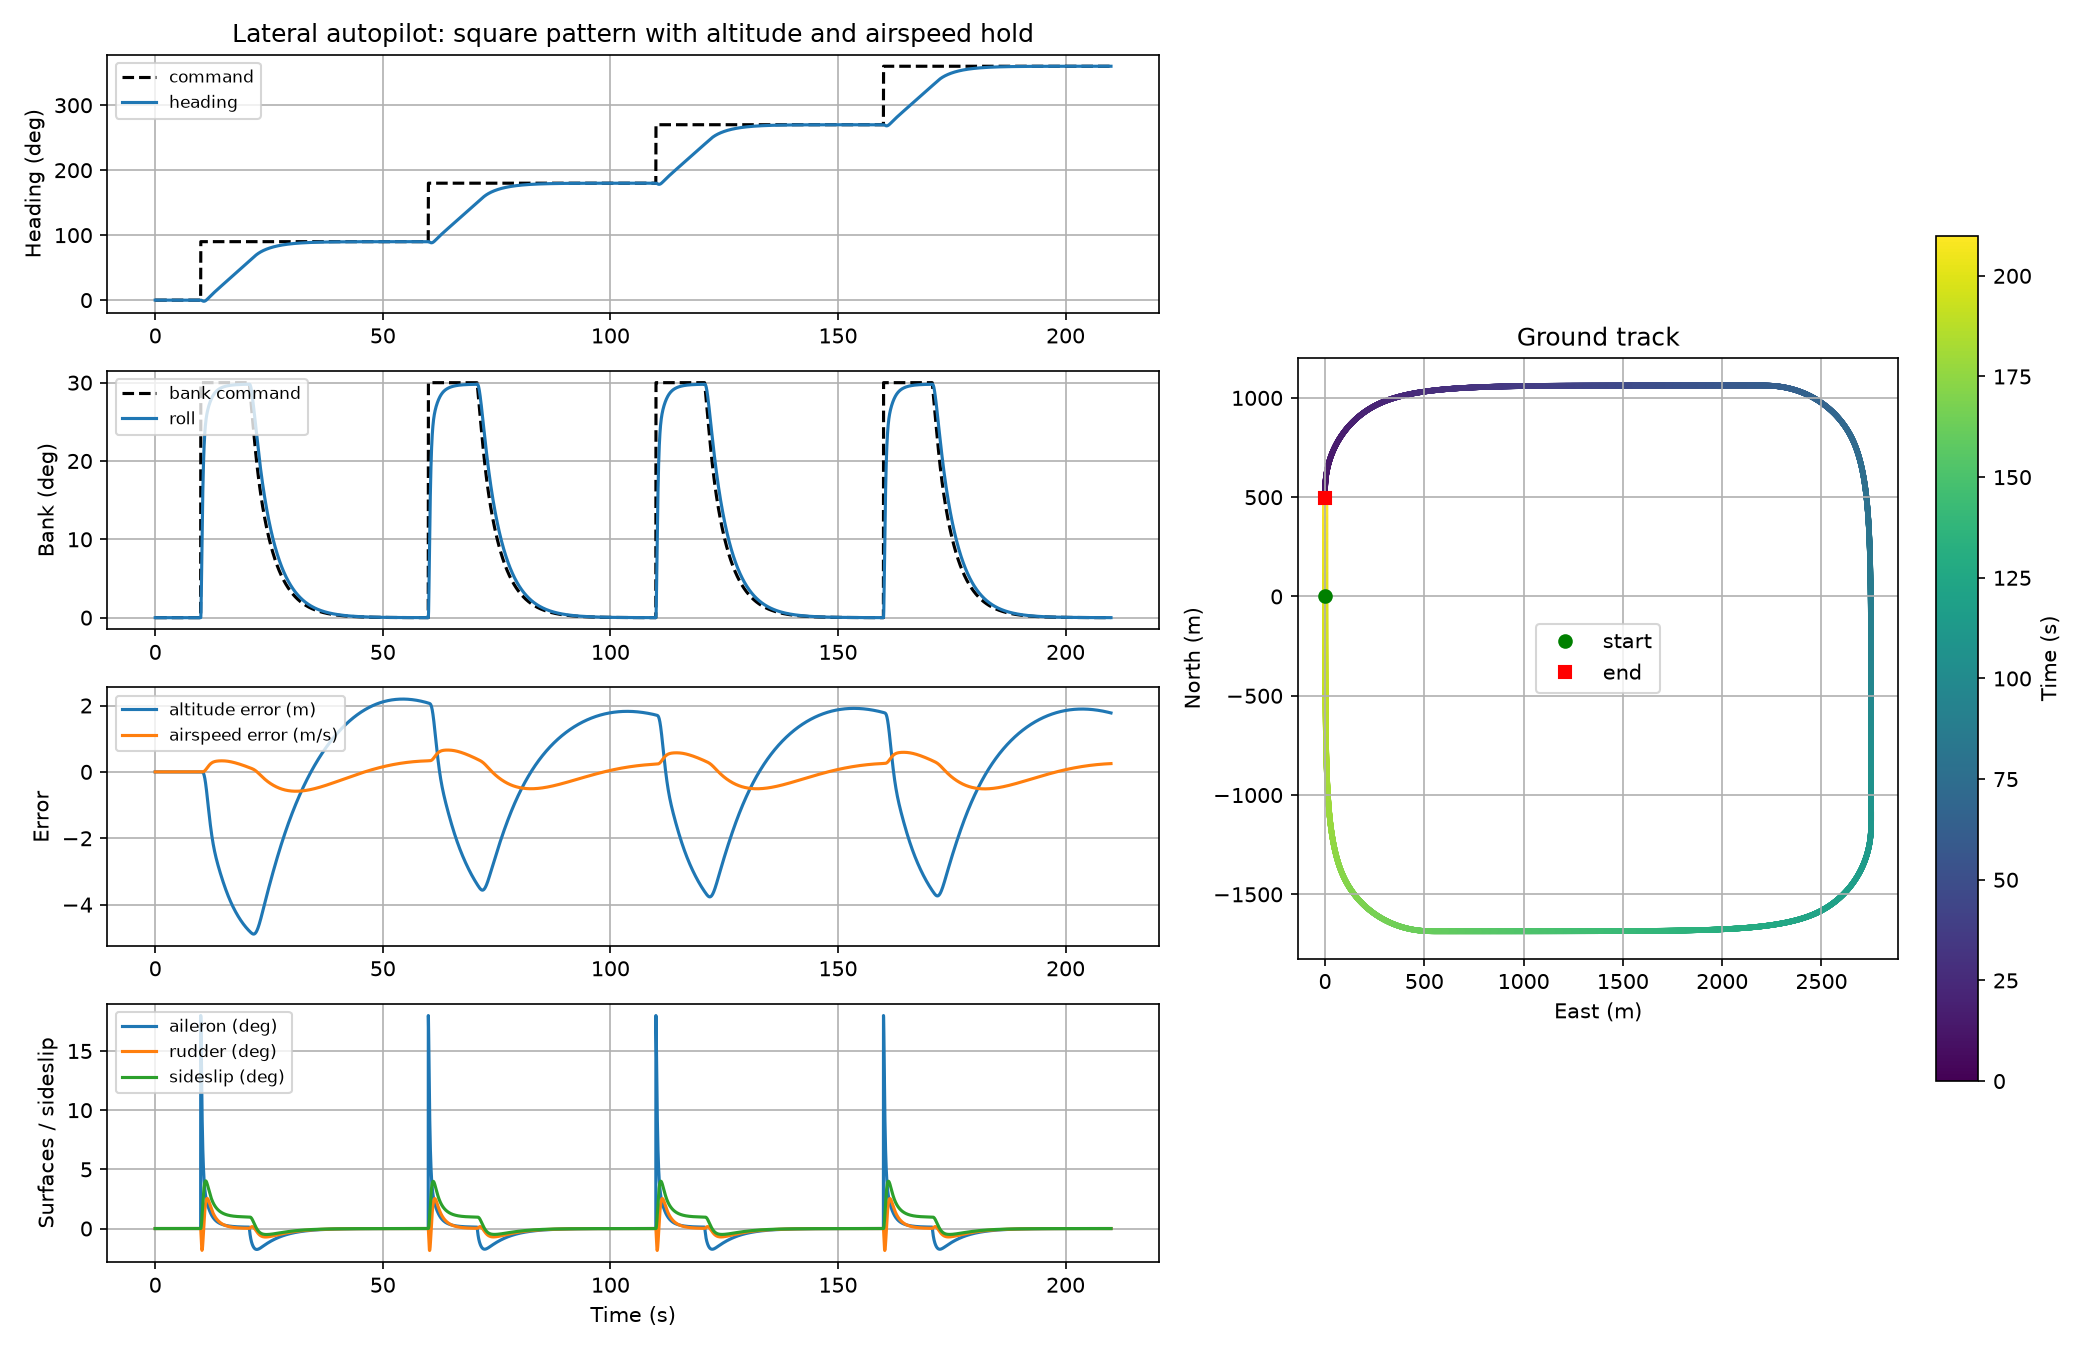

This figure's Python source:
"""Square pattern: heading hold + altitude/airspeed hold in the nonlinear 6-DoF model."""

import numpy as np
import matplotlib.pyplot as plt

from uavsim import quaternion as quat
from uavsim.aerodynamics import Controls
from uavsim.autopilot import Autopilot
from uavsim.dynamics import (
    constant_controls, make_dynamics, make_state, post_step, trim_level_flight,
)
from uavsim.integrators import rk4_step
from uavsim.lateral import LateralAutopilot

ALT = 1000.0
SPD = 50.0
DT = 0.02
T_END = 210.0
CMD_TIMES = np.array([0.0, 10.0, 60.0, 110.0, 160.0])
CMD_HEADINGS = np.radians([0.0, 90.0, 180.0, 270.0, 360.0])


def heading_command(t):
    return float(CMD_HEADINGS[np.searchsorted(CMD_TIMES, t, side="right") - 1])


def main():
    trim = trim_level_flight(SPD, ALT)
    lon = Autopilot(trim, ALT, SPD)
    lat = LateralAutopilot(target_heading=0.0)
    y = make_state(SPD, trim.alpha, trim.pitch, ALT)

    keys = ("t", "pn", "pe", "alt", "spd", "phi", "psi", "beta", "ail", "rud", "cmd", "bank")
    log = {k: [] for k in keys}

    for i in range(int(T_END / DT)):
        t = i * DT
        lat.target_heading = heading_command(t)
        c_lon = lon.update(y, DT)
        aileron, rudder = lat.update(y, DT)
        c = Controls(elevator=c_lon.elevator, throttle=c_lon.throttle,
                     aileron=aileron, rudder=rudder)

        phi, _, psi = quat.to_euler(y[6:10])
        vt = float(np.linalg.norm(y[3:6]))
        log["t"].append(t)
        log["pn"].append(y[0])
        log["pe"].append(y[1])
        log["alt"].append(-y[2])
        log["spd"].append(vt)
        log["phi"].append(np.degrees(phi))
        log["psi"].append(psi)
        log["beta"].append(np.degrees(np.arcsin(np.clip(y[4] / vt, -1.0, 1.0))))
        log["ail"].append(np.degrees(aileron))
        log["rud"].append(np.degrees(rudder))
        log["cmd"].append(lat.target_heading)
        log["bank"].append(np.degrees(lat.bank_cmd))

        f = make_dynamics(constant_controls(c))
        y = post_step(rk4_step(f, t, y, DT))

    d = {k: np.array(v) for k, v in log.items()}
    psi_u = np.degrees(np.unwrap(d["psi"]))
    cmd_deg = np.degrees(d["cmd"])
    err = cmd_deg - psi_u

    print("Heading step response (target -> time to stay within 2 deg, overshoot):")
    for k in range(1, len(CMD_TIMES)):
        t0 = CMD_TIMES[k]
        t1 = CMD_TIMES[k + 1] if k + 1 < len(CMD_TIMES) else T_END
        seg = (d["t"] >= t0) & (d["t"] < t1)
        e = err[seg]
        tt = d["t"][seg]
        outside = np.where(np.abs(e) > 2.0)[0]
        settle = (tt[outside[-1]] - t0) if len(outside) else 0.0
        overshoot = max(0.0, -e.min())
        print(f"  {np.degrees(CMD_HEADINGS[k]):5.0f} deg | settle {settle:5.1f} s | overshoot {overshoot:5.2f} deg")

    print(f"Max bank angle:        {np.abs(d['phi']).max():.1f} deg")
    print(f"Max |sideslip|:        {np.abs(d['beta']).max():.2f} deg")
    print(f"Altitude range:        {d['alt'].min():.1f} .. {d['alt'].max():.1f} m")
    print(f"Airspeed range:        {d['spd'].min():.1f} .. {d['spd'].max():.1f} m/s")
    print(f"Final position error:  north {d['pn'][-1]:.0f} m, east {d['pe'][-1]:.0f} m")

    fig = plt.figure(figsize=(14, 9))
    gs = fig.add_gridspec(4, 2, width_ratios=[1.4, 1])
    ax = [fig.add_subplot(gs[0, 0])]
    for r in range(1, 4):
        ax.append(fig.add_subplot(gs[r, 0], sharex=ax[0]))
    track = fig.add_subplot(gs[:, 1])

    ax[0].plot(d["t"], cmd_deg, "k--", label="command")
    ax[0].plot(d["t"], psi_u, label="heading")
    ax[0].set_ylabel("Heading (deg)")
    ax[0].set_title("Lateral autopilot: square pattern with altitude and airspeed hold")
    ax[1].plot(d["t"], d["bank"], "k--", label="bank command")
    ax[1].plot(d["t"], d["phi"], label="roll")
    ax[1].set_ylabel("Bank (deg)")
    ax[2].plot(d["t"], d["alt"] - ALT, label="altitude error (m)")
    ax[2].plot(d["t"], d["spd"] - SPD, label="airspeed error (m/s)")
    ax[2].set_ylabel("Error")
    ax[3].plot(d["t"], d["ail"], label="aileron (deg)")
    ax[3].plot(d["t"], d["rud"], label="rudder (deg)")
    ax[3].plot(d["t"], d["beta"], label="sideslip (deg)")
    ax[3].set_ylabel("Surfaces / sideslip")
    ax[3].set_xlabel("Time (s)")
    for a in ax:
        a.grid(True)
        a.legend(loc="upper left", fontsize=8)

    sc = track.scatter(d["pe"], d["pn"], c=d["t"], s=3, cmap="viridis")
    track.plot(d["pe"][0], d["pn"][0], "go", label="start")
    track.plot(d["pe"][-1], d["pn"][-1], "rs", label="end")
    track.set_aspect("equal")
    track.set_xlabel("East (m)")
    track.set_ylabel("North (m)")
    track.set_title("Ground track")
    track.grid(True)
    track.legend()
    fig.colorbar(sc, ax=track, label="Time (s)", shrink=0.7)

    fig.tight_layout()
    fig.savefig("examples/square_pattern.png", dpi=150)
    print("Saved examples/square_pattern.png")
    plt.show()


if __name__ == "__main__":
    main()
